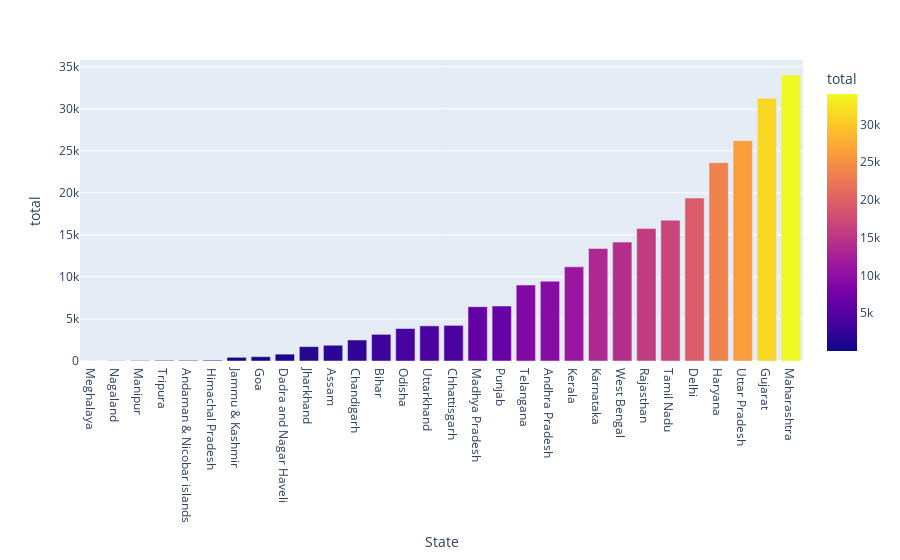

The notebook cell saved with this chart:
### Code cell
fig = px.bar(data,x = 'State',y = 'total',color = 'total')
pio.show(fig)

### Figure 1 — Plotly figure (JSON) as saved in the notebook; plotly's stock layout.template omitted (floating-point values rounded to 4 significant figures)
{"data": [{"alignmentgroup": "True", "hovertemplate": "State=%{x}<br>total=%{marker.color}<extra></extra>", "legendgroup": "", "marker": {"color": [6, 24, 52, 81, 82, 98, 438, 514, 816, 1710, 1875, 2500, 3171, 3863, 4178, 4234, 6461, 6538, 9034, 9492, 11202, 13386, 14140, 15763, 16746, 19381, 23589, 26209, 31267, 34013], "coloraxis": "coloraxis", "pattern": {"shape": ""}}, "name": "", "offsetgroup": "", "orientation": "v", "showlegend": false, "textposition": "auto", "type": "bar", "x": ["Meghalaya", "Nagaland", "Manipur", "Tripura", "Andaman & Nicobar islands", "Himachal Pradesh", "Jammu & Kashmir", "Goa", "Dadra and Nagar Haveli", "Jharkhand", "Assam", "Chandigarh", "Bihar", "Odisha", "Uttarkhand", "Chhattisgarh", "Madhya Pradesh", "Punjab", "Telangana", "Andhra Pradesh", "Kerala", "Karnataka", "West Bengal", "Rajasthan", "Tamil Nadu", "Delhi", "Haryana", "Uttar Pradesh", "Gujarat", "Maharashtra"], "xaxis": "x", "y": [6, 24, 52, 81, 82, 98, 438, 514, 816, 1710, 1875, 2500, 3171, 3863, 4178, 4234, 6461, 6538, 9034, 9492, 11202, 13386, 14140, 15763, 16746, 19381, 23589, 26209, 31267, 34013], "yaxis": "y"}], "layout": {"autosize": true, "barmode": "relative", "coloraxis": {"colorbar": {"title": {"text": "total"}}, "colorscale": [[0, "#0d0887"], [0.1111, "#46039f"], [0.2222, "#7201a8"], [0.3333, "#9c179e"], [0.4444, "#bd3786"], [0.5556, "#d8576b"], [0.6667, "#ed7953"], [0.7778, "#fb9f3a"], [0.8889, "#fdca26"], [1, "#f0f921"]]}, "legend": {"tracegroupgap": 0}, "margin": {"t": 60}, "xaxis": {"anchor": "y", "autorange": true, "domain": [0, 1], "range": [-0.5, 29.5], "title": {"text": "State"}, "type": "category"}, "yaxis": {"anchor": "x", "autorange": true, "domain": [0, 1], "range": [0, 35800.0], "title": {"text": "total"}, "type": "linear"}}}
